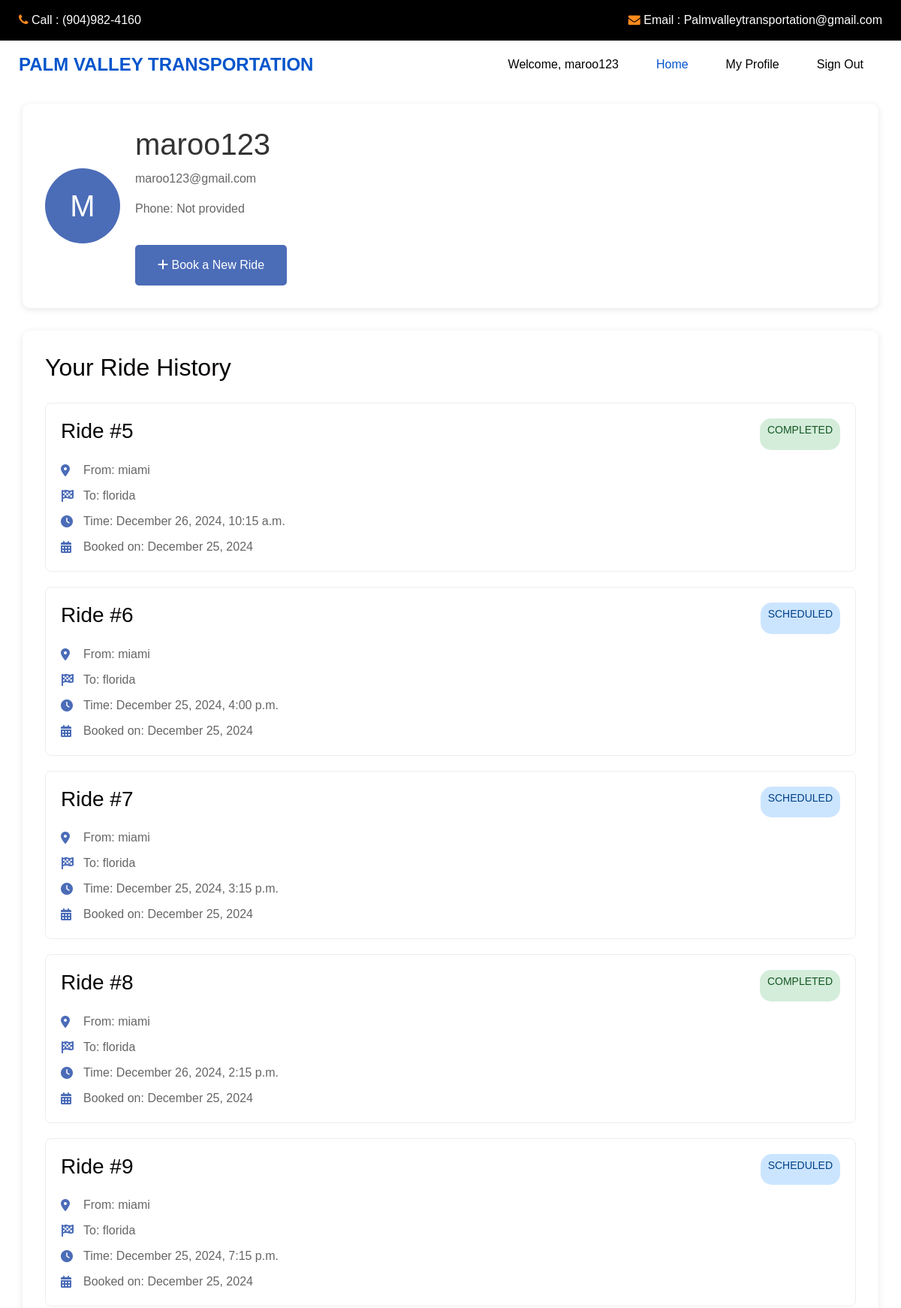
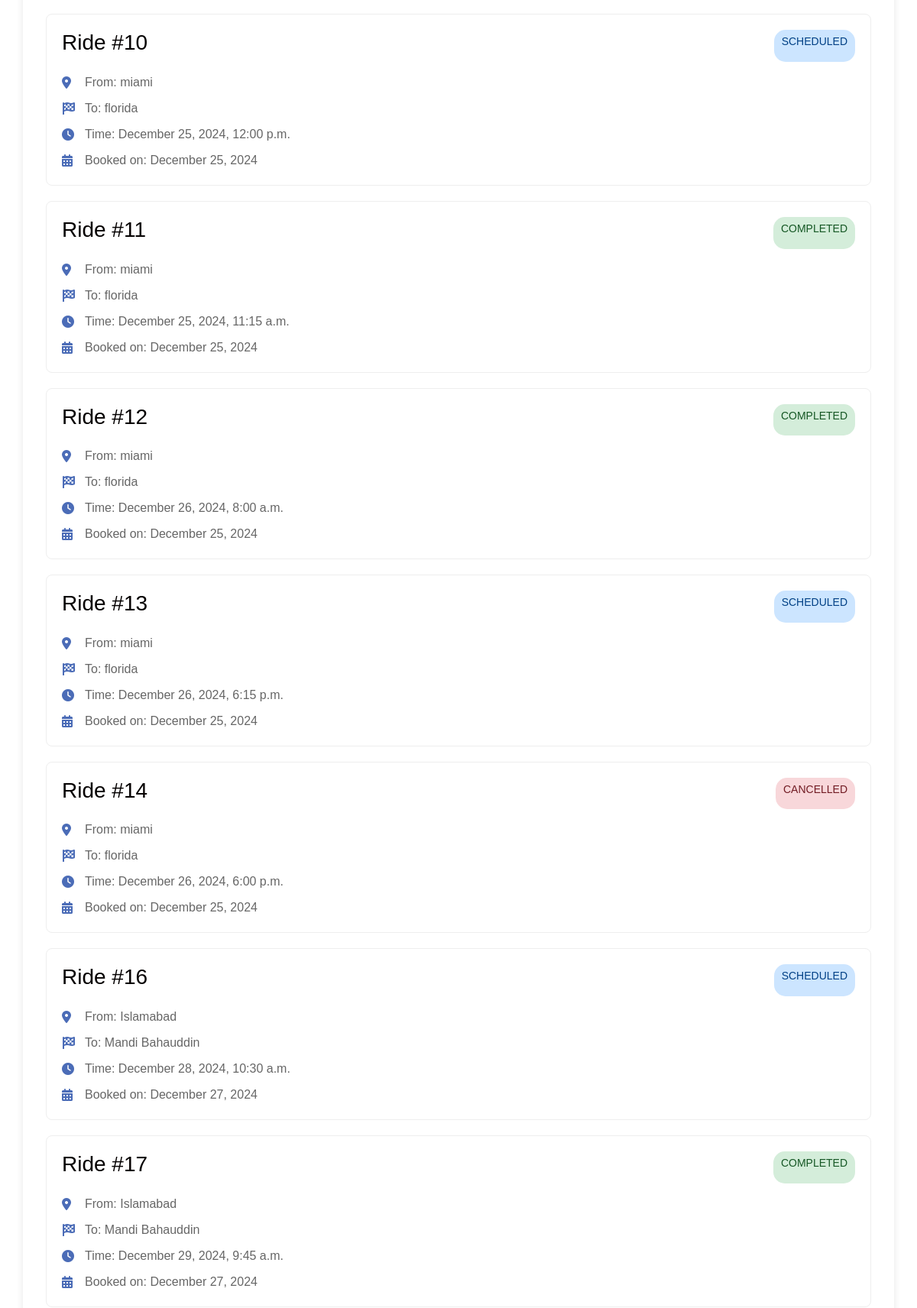
Screenshot of /profile (signed in, upper part) with the database file from the repository (2 pictures, top to bottom).
### findingway/models.py (models this page shows, shortened)
class User(AbstractUser):
    phone_number = models.CharField(max_length=15, blank=True, null=True)

class Ride(models.Model):
    user = models.ForeignKey(
        User,
        on_delete=models.CASCADE,
        related_name='rides'
    )
    starting_location = models.CharField(max_length=255)
    ending_location = models.CharField(max_length=255)
    time = models.DateTimeField(default=timezone.now)
    duration = models.IntegerField(default=0)  # Duration in minutes
    distance = models.DecimalField(
        max_digits=10,
        decimal_places=2,
        null=True,
        blank=True
    )
    status = models.CharField(
        max_length=20,
        choices=[
            ('SCHEDULED', 'Scheduled'),
            ('COMPLETED', 'Completed'),
            ('CANCELLED', 'Cancelled')
        ],
        default='SCHEDULED'
    )
    created_at = models.DateTimeField(auto_now_add=True)

### findingway/views.py (the view)
# urls.py: path('profile', views.profile, name='profile'),
@login_required
def profile(request):
    rides = Ride.objects.filter(user=request.user).order_by('-created_at')
    total_rides = rides.count()
    completed_rides = rides.filter(status='COMPLETED').count()
    scheduled_rides = rides.filter(status='SCHEDULED').count()
    context = {
        'user': request.user,
        'rides': rides,
        'total_rides': total_rides,
        'completed_rides': completed_rides,
        'scheduled_rides': scheduled_rides,
    }
    return render(request, 'profile.html', context)

### templates/profile.html (shortened to what this page needs)
<!DOCTYPE html>
<html lang="en">
<head>
    {% load static %}
    <link href="https://cdnjs.cloudflare.com/ajax/libs/font-awesome/6.0.0/css/all.min.css" rel="stylesheet">
</head>
<body>
    {% include 'header.html' with page_title="Custom Page Title" %}
    <div class="container">
        <div class="profile-header">
            <div class="profile-info">
                <div class="profile-avatar">
                    {{ user.username.0|upper }}
                </div>
                <div class="profile-details">
                    <h1>{{ user.username }}</h1>
                    <p>{{ user.email }}</p>
                    <p>Phone: {{ user.phone_number|default:"Not provided" }}</p>
                    <a href="{% url 'book-ride' %}" class="book-ride-btn">
                        <i class="fas fa-plus"></i> Book a New Ride
                    </a>
                </div>
            </div>
        </div>
        <div class="rides-container">
            <div class="rides-header">
                <h2>Your Ride History</h2>
            </div>
            <div class="rides-list">
                {% if user.rides.all %}
                    {% for ride in user.rides.all %}
                        <div class="ride-card">
                            <div class="ride-header">
                                <h3>Ride #{{ ride.id }}</h3>
                                <span class="ride-status status-{{ ride.status|lower }}">
                                    {{ ride.status }}
                                </span>
                            </div>
                            <div class="ride-details">
                                <div class="detail-item">
                                    <i class="fas fa-map-marker-alt"></i>
                                    <span>From: {{ ride.starting_location }}</span>
                                </div>
                                <div class="detail-item">
                                    <i class="fas fa-flag-checkered"></i>
                                    <span>To: {{ ride.ending_location }}</span>
                                </div>
                                <div class="detail-item">
                                    <i class="fas fa-clock"></i>
                                    <span>Time: {{ ride.time|date:"F j, Y, g:i a" }}</span>
                                </div>
                                <div class="detail-item">
                                    <i class="fas fa-calendar-alt"></i>
                                    <span>Booked on: {{ ride.created_at|date:"F j, Y" }}</span>
                                </div>
                            </div>
                        </div>
                    {% endfor %}
                {% else %}
                    <div class="no-rides">
                        <i class="fas fa-car fa-3x" style="color: #ccc; margin-bottom: 20px;"></i>
                        <h3>No rides yet</h3>
                        <p>Book your first ride today!</p>
                    </div>
                {% endif %}
            </div>
        </div>
    </div>
</body>
</html>

### templates/header.html (shortened to what this page needs)
<!DOCTYPE html>
<html>
<head>
  <link rel="stylesheet" type="text/css" href="https://cdnjs.cloudflare.com/ajax/libs/OwlCarousel2/2.3.4/assets/owl.carousel.min.css" />
  {% load static %}
  <link rel="stylesheet" type="text/css" href="{% static 'css/bootstrap.css' %}" />
  {% load static %}
  <link rel="stylesheet" type="text/css" href="{% static 'css/font-awesome.min.css' %}" />
  {% load static %}
  <link href="{% static 'css/style.css' %}" rel="stylesheet" />
  <link href="{% static 'css/responsive.css' %}" rel="stylesheet" />
</head>
<body>
  <header class="header_section">
    <div class="header_top">
      <div class="container-fluid">
        <div class="contact_nav">
          <a href="">
            <i class="fa fa-phone" aria-hidden="true"></i>
            <span>
              Call : (904)982-4160
            </span>
          </a>
          <a href="">
            <i class="fa fa-envelope" aria-hidden="true"></i>
            <span>
              Email : Palmvalleytransportation@gmail.com
            </span>
          </a>
        </div>
      </div>
    </div>
    <div class="header_bottom">
      <div class="container-fluid">
        <nav class="navbar navbar-expand-lg custom_nav-container ">
          <a class="navbar-brand" href="{% url 'home' %}">
            <span>
              Palm Valley Transportation
            </span>
          </a>
          <div class="collapse navbar-collapse" id="navbarSupportedContent">
            <ul class="navbar-nav ">
              {% if user.is_authenticated %}
              <li class="nav-item">
                <span class="nav-link">Welcome, {{ user.username }}</span>
              </li>
              {% endif %}
              <li class="nav-item active">
                <a class="nav-link" href="{% url 'home' %}">Home <span class="sr-only">(current)</span></a>
              </li>
              {% if user.is_authenticated %}
              <li class="nav-item">
                <a class="nav-link" href="{% url 'profile' %}"> My Profile</a>
              </li>
              <li class="nav-item">
                <a href="{% url 'signout' %}" class="nav-link">Sign Out</a>
              </li>
              {% else %}
              <li class="nav-item">
                <a href="{% url 'signin_signup' %}" class="nav-link">Login/Sign Up</a>
              </li>
              {% endif %}
            </ul>
          </div>
        </nav>
      </div>
    </div>
  </header>
</body>
</html>

### static/css/style.css (style rules this page uses)
body { font-family: 'Lato', sans-serif; color: #040000; }
h1, h2 { font-family: 'Merriweather Sans', sans-serif; }
a, a:hover, a:focus { text-decoration: none; }
.header_section .container-fluid { padding-right: 25px; padding-left: 25px; }
.header_section .header_top { padding: 15px 0; background-color: #000000; }
.header_section .header_top .contact_nav { display: -webkit-box; display: -ms-flexbox; display: flex; -webkit-box-pack: justify; -ms-flex-pack: justify; justify-content: space-between; }
.header_section .header_top .contact_nav a { color: #ffffff; }
.header_section .header_top .contact_nav a i { color: #ff8a1d; }
.header_section .header_bottom { padding: 10px 0; }
.navbar-brand { padding: 0; margin: 0; color: #000000; font-weight: bold; font-size: 24px; font-weight: bold; }
.navbar-brand span { color: #0355cc; text-transform: uppercase; }
.custom_nav-container { padding: 0; }
.custom_nav-container .navbar-nav { margin-left: auto; }
.custom_nav-container .navbar-nav .nav-item .nav-link { padding: 10px 25px; color: #000000; text-align: center; }
.custom_nav-container .navbar-nav .nav-item:hover .nav-link, .custom_nav-container .navbar-nav .nav-item.active .nav-link { color: #0355cc; }

### static/css/responsive.css (style rules this page uses)
@media (min-width: 1200px) { .container { max-width: 1170px; } }

### templates/profile.html (style rules this page uses)
* { margin: 0; padding: 0; box-sizing: border-box; font-family: 'Arial', sans-serif; }
body { background-color: #f5f5f5; }
.container { max-width: 1200px; margin: 0 auto; padding: 20px; }
.profile-header { background: white; padding: 30px; border-radius: 10px; box-shadow: 0 2px 10px rgba(0,0,0,0.1); margin-bottom: 30px; }
.profile-info { display: flex; align-items: center; gap: 20px; }
.profile-avatar { width: 100px; height: 100px; border-radius: 50%; background: #4b6cb7; display: flex; align-items: center; justify-content: center; color: white; font-size: 40px; }
.profile-details h1 { color: #333; margin-bottom: 10px; }
.profile-details p { color: #666; }
.book-ride-btn { display: inline-block; background: #4b6cb7; color: white; padding: 15px 30px; border-radius: 5px; text-decoration: none; margin-top: 20px; transition: background 0.3s; }
.rides-container { background: white; padding: 30px; border-radius: 10px; box-shadow: 0 2px 10px rgba(0,0,0,0.1); }
.rides-header { display: flex; justify-content: space-between; align-items: center; margin-bottom: 20px; }
.rides-list { display: grid; gap: 20px; }
.ride-card { border: 1px solid #eee; padding: 20px; border-radius: 8px; transition: transform 0.2s; }
.ride-header { display: flex; justify-content: space-between; margin-bottom: 15px; }
.ride-status { padding: 5px 10px; border-radius: 15px; font-size: 14px; font-weight: 500; }
.status-completed { background: #d4edda; color: #155724; }
.status-scheduled { background: #cce5ff; color: #004085; }
.status-cancelled { background: #f8d7da; color: #721c24; }
.ride-details { display: grid; gap: 10px; color: #666; }
.detail-item { display: flex; align-items: center; gap: 10px; }
.detail-item i { width: 20px; color: #4b6cb7; }

### rows the page displays
User: username "maroo123", username.0 "M", email "maroo123@gmail.com", phone_number "Not provided"
Ride: id "5", status "COMPLETED", starting_location "miami", ending_location "florida", time "December 26, 2024, 10:15 a.m.", created_at "December 25, 2024"
Ride: id "6", status "SCHEDULED", starting_location "miami", ending_location "florida", time "December 25, 2024, 4:00 p.m.", created_at "December 25, 2024"
Ride: id "7", status "SCHEDULED", starting_location "miami", ending_location "florida", time "December 25, 2024, 3:15 p.m.", created_at "December 25, 2024"
Ride: id "8", status "COMPLETED", starting_location "miami", ending_location "florida", time "December 26, 2024, 2:15 p.m.", created_at "December 25, 2024"
Ride: id "9", status "SCHEDULED", starting_location "miami", ending_location "florida", time "December 25, 2024, 7:15 p.m.", created_at "December 25, 2024"
Ride: id "10", status "SCHEDULED", starting_location "miami", ending_location "florida", time "December 25, 2024, 12:00 p.m.", created_at "December 25, 2024"
Ride: id "11", status "COMPLETED", starting_location "miami", ending_location "florida", time "December 25, 2024, 11:15 a.m.", created_at "December 25, 2024"
Ride: id "12", status "COMPLETED", starting_location "miami", ending_location "florida", time "December 26, 2024, 8:00 a.m.", created_at "December 25, 2024"
Ride: id "13", status "SCHEDULED", starting_location "miami", ending_location "florida", time "December 26, 2024, 6:15 p.m.", created_at "December 25, 2024"
Ride: id "14", status "CANCELLED", starting_location "miami", ending_location "florida", time "December 26, 2024, 6:00 p.m.", created_at "December 25, 2024"
Ride: id "16", status "SCHEDULED", starting_location "Islamabad", ending_location "Mandi Bahauddin", time "December 28, 2024, 10:30 a.m.", created_at "December 27, 2024"
Ride: id "17", status "COMPLETED", starting_location "Islamabad", ending_location "Mandi Bahauddin", time "December 29, 2024, 9:45 a.m.", created_at "December 27, 2024"
